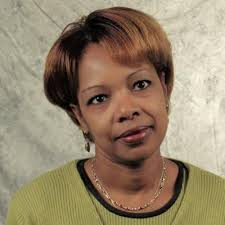
#> input picture eye_detection/1.jpeg, 225 x 225 px, found by its file name
$ python vertical_proj_hist.py
#> lines starting #> are read from the running program, lines starting #| are printed output that depends on the picture; after the words box and inside, x2 and y2 are one past the last pixel; in counts of white or black regions, pixels touching at a corner belong together
import numpy as np
import cv2
import cv2.cv as cv
import matplotlib.pyplot as plt

img = cv2.imread('../Datasets/testImages/1.jpeg')
#> img is the input picture: shape (225, 225, 3); mean B, G, R 109, 133.7, 150.6
img = cv2.resize(img,(500,500))
#> img: shape (500, 500, 3)
gray = cv2.cvtColor(img, cv2.COLOR_BGR2GRAY)
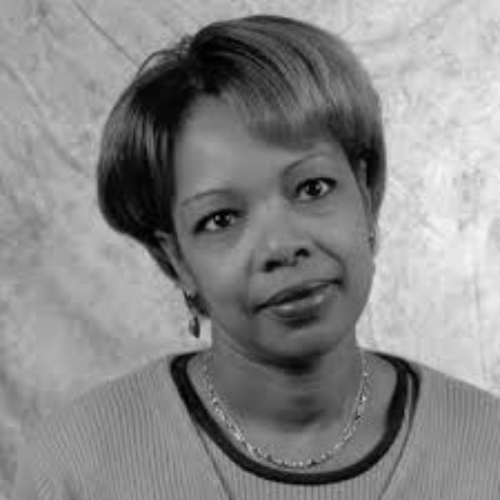
#> gray: shape (500, 500); min 0, max 246, mean 135.8
ret,gray_t = cv2.threshold(gray,80,255,cv2.THRESH_BINARY)
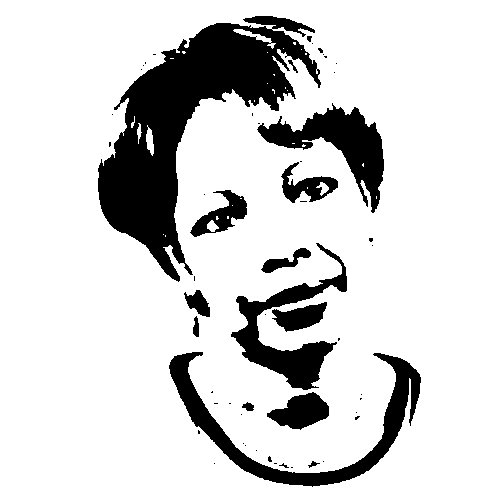
#> gray_t: shape (500, 500); 83.4% white; 55 black regions (40 under 20 px), largest, box (x1, y1, x2, y2) and area: (98, 16, 321, 282) 20485, (169, 352, 421, 487) 6094, (257, 103, 384, 213) 4699
gray_t = 255-gray_t
cv2.imshow("gray", gray_t)
cv2.waitKey(0)
cv2.destroyAllWindows()
img_row_sum = np.sum(gray_t,axis=1).tolist()
#> img_row_sum = 500 values, max 43860 at index 133, min 0 at index 0, mean 21207.8
plt.plot(img_row_sum)
plt.show()
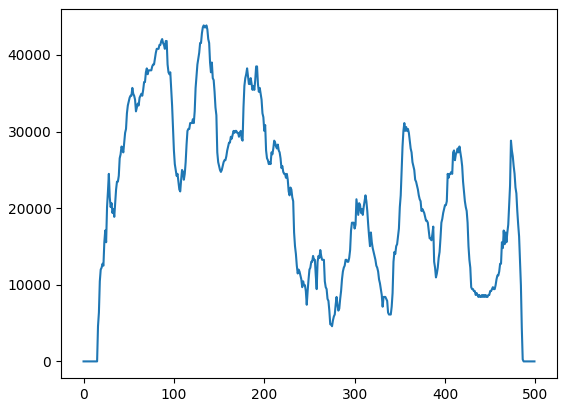
#> figure drawn by matplotlib, 1 panel; curve peaks at x = 133, y = 43860

$ run again, with eye_detection/4.jpeg copied over eye_detection/1.jpeg
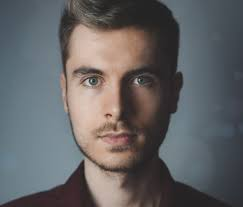
#> input picture eye_detection/4.jpeg, 243 x 207 px, found by its file name
#> img is the input picture: shape (207, 243, 3); mean B, G, R 100.3, 98.9, 99.5
#> img: shape (500, 500, 3)
#> `ret,gray_t = cv2.threshold(gray,80,255,cv2.THRESH_BINARY)`:
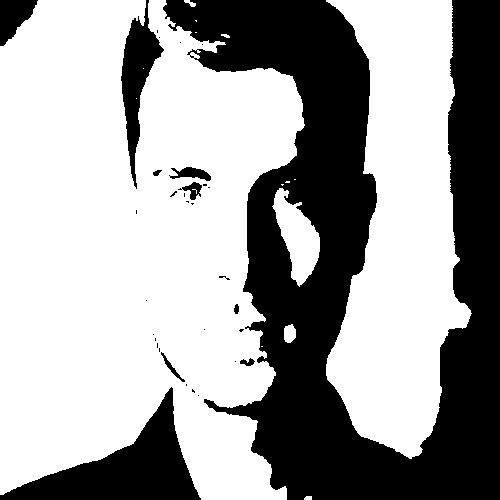
#> gray_t: shape (500, 500); 63.4% white; 33 black regions (23 under 20 px), largest, box (x1, y1, x2, y2) and area: (163, 0, 500, 500) 78270, (0, 387, 201, 500) 8450, (121, 0, 164, 189) 2978
#> img_row_sum = 500 values, max 105060 at index 495, min 27540 at index 318, mean 46726.2
#> `plt.show()`:
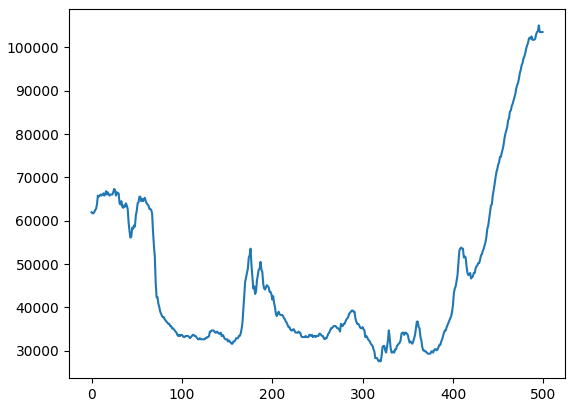
#> figure drawn by matplotlib, 1 panel; curve peaks at x = 495, y = 105060
